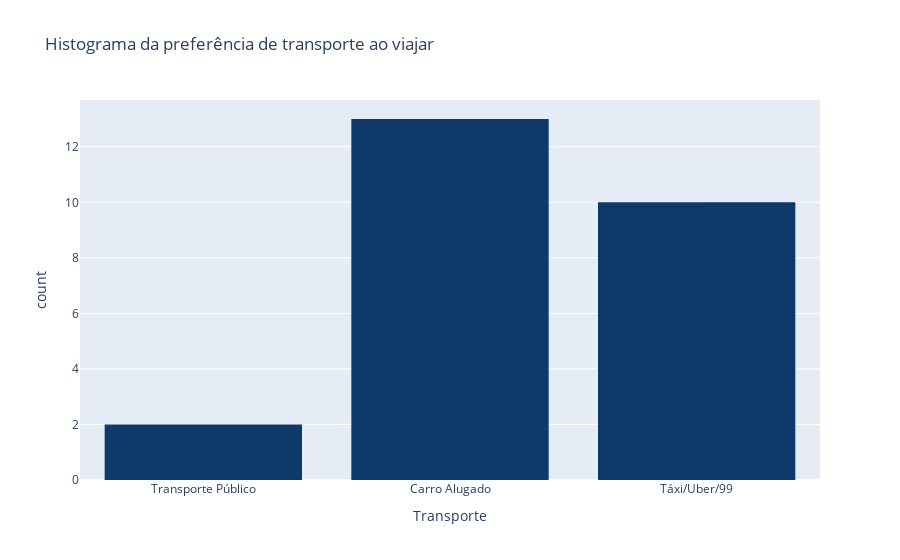

Notebook source saved alongside this figure:
### Code cell
px.histogram(df,
             x="transport",
             title='Histograma da preferência de transporte ao viajar',
             labels={'transport':'Transporte'},
             color_discrete_sequence=main_palette)

### Figure 1 — Plotly figure (JSON) as saved in the notebook; plotly's stock layout.template omitted (floating-point values rounded to 4 significant figures)
{"data": [{"alignmentgroup": "True", "bingroup": "x", "hovertemplate": "Transporte=%{x}<br>count=%{y}<extra></extra>", "legendgroup": "", "marker": {"color": "#0D3A6B"}, "name": "", "offsetgroup": "", "orientation": "v", "showlegend": false, "type": "histogram", "x": ["Transporte Público", "Carro Alugado", "Carro Alugado", "Táxi/Uber/99", "Táxi/Uber/99", "Táxi/Uber/99", "Carro Alugado", "Carro Alugado", "Carro Alugado", "Carro Alugado", "Carro Alugado", "Táxi/Uber/99", "Transporte Público", "Táxi/Uber/99", "Carro Alugado", "Táxi/Uber/99", "Carro Alugado", "Carro Alugado", "Táxi/Uber/99", "Táxi/Uber/99", "Táxi/Uber/99", "Carro Alugado", "Táxi/Uber/99", "Carro Alugado", "Carro Alugado"], "xaxis": "x", "yaxis": "y"}], "layout": {"barmode": "relative", "legend": {"tracegroupgap": 0}, "title": {"text": "Histograma da preferência de transporte ao viajar"}, "xaxis": {"anchor": "y", "domain": [0, 1], "title": {"text": "Transporte"}}, "yaxis": {"anchor": "x", "domain": [0, 1], "title": {"text": "count"}}}}
